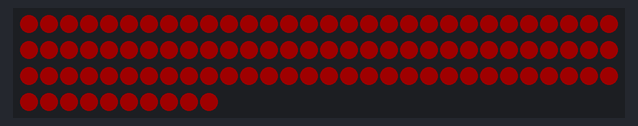
A sketch run on a simulated Arduino Uno, built with avr-gcc and run on an emulated ATmega328P. Shown: 100 RGB LEDs in strip order, left to right, continuing on the next row. Dim RGB values are drawn brighter than linear.

Above: at 0.1 s.
At 0.6 s:
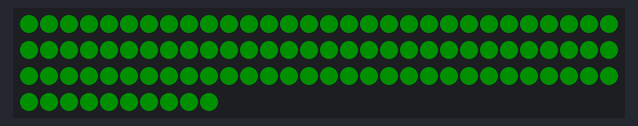
At 1.1 s:
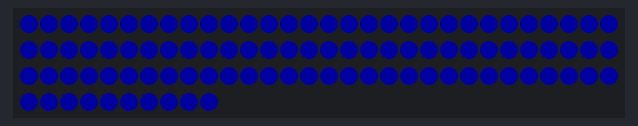

The sketch:

fill_function.ino
```cpp
#include <FastLED.h>

#define NUM_LEDS 100
#define LED_PIN 6

CRGB leds[NUM_LEDS];

void setup() {
  // put your setup code here, to run once:

    FastLED.addLeds<WS2812B, LED_PIN, GRB>(leds, NUM_LEDS);
  FastLED.setBrightness(30);
  FastLED.setMaxPowerInVoltsAndMilliamps( 5, 3000);
  Serial.begin(9600);

}

void loop() {
 fill_solid(leds, NUM_LEDS, CRGB::Red);
 FastLED.show();
 delay(500);

 fill_solid(leds, NUM_LEDS, CRGB::Green);
 FastLED.show();
 delay(500);

 fill_solid(leds, NUM_LEDS, CRGB::Blue);
 FastLED.show();
 delay(500);
}
```

Measured:
- by itself, everything shown: repeats every 1.5 s, in 3 steps
- what the display in image 1 shows lasts 0.5 s, from 0.5 s to 1.0 s
